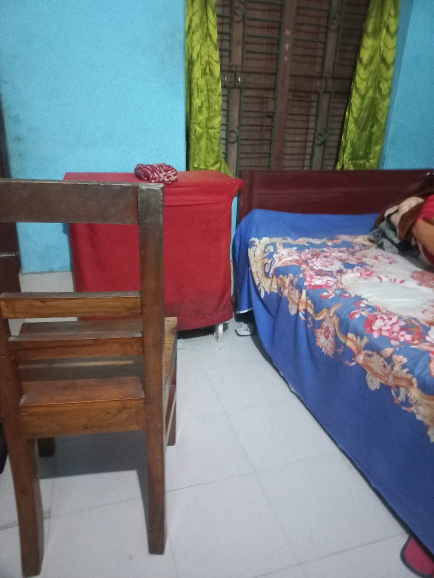
#> input picture assets/1.jpg, 867 x 1156 px (shown at 1/2 size)
$ python -i main_single.py   (imports and definitions only)   (older library calls are emulated)
#> lines starting #> are read from the running program, lines starting #| are printed output that depends on the picture
import cv2
import numpy as np
import math
import heapq
import os
import time
import tensorflow as tf

# =========================
#  FFT DENOISING FUNCTION
# =========================
# [15 lines left out: function fft_denoise, not called in this run]

# =========================
#  HISTOGRAM EQUALIZATION
# =========================
def apply_hist_eq_rgb(image_rgb):
    hsv = cv2.cvtColor(image_rgb, cv2.COLOR_RGB2HSV)
#> hsv: shape (1156, 867, 3); mean H, S, V 83.9, 91.9, 145
    h, s, v = cv2.split(hsv)
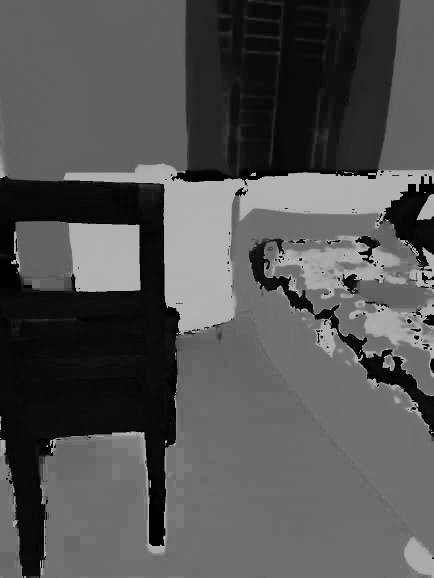
#> h: shape (1156, 867) (shown at 1/2 size); min 0, max 179, mean 83.9
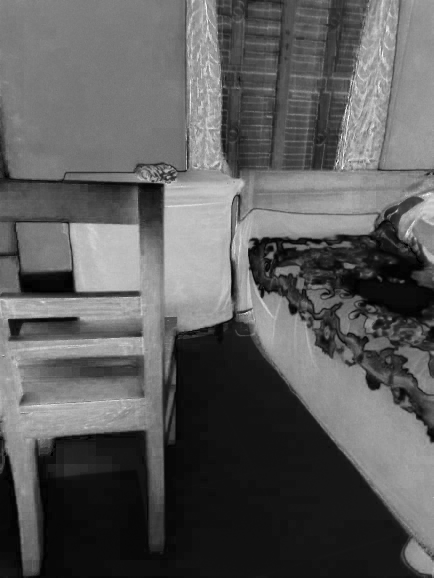
#> s: shape (1156, 867) (shown at 1/2 size); min 0, max 255, mean 91.9
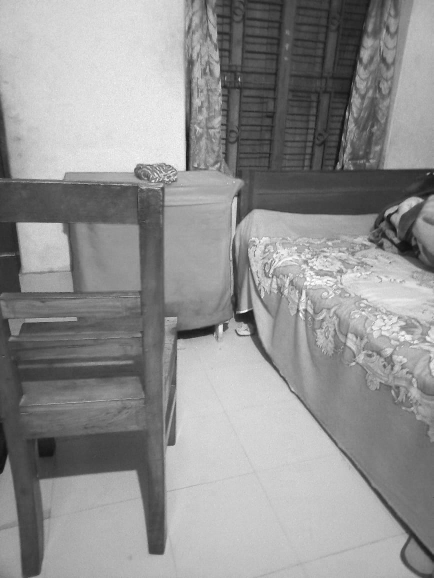
#> v: shape (1156, 867) (shown at 1/2 size); min 11, max 255, mean 145
    hist = cv2.calcHist([v], [0], None, [256], [0, 256])
#> hist = 256 values, max 9925 at index 203, min 0 at index 0, mean 3915
    cdf = hist.cumsum()
#> cdf = 256 values from 0 to 1002252
    cdf_normalized = cdf / cdf[-1]
#> cdf_normalized = 256 values from 0 to 1
    lut = np.uint8(255 * cdf_normalized)
#> lut = 256 values from 0 to 255
    v_eq = cv2.LUT(v, lut)
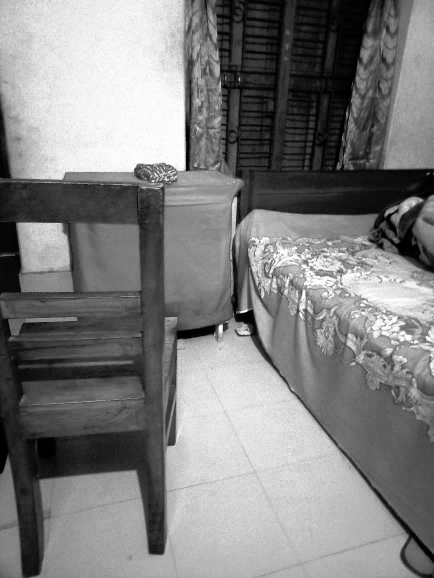
#> v_eq: shape (1156, 867) (shown at 1/2 size); min 0, max 255, mean 127.7
    hsv_eq = cv2.merge([h, s, v_eq])
#> hsv_eq: shape (1156, 867, 3); mean H, S, V 83.9, 91.9, 127.7
    return cv2.cvtColor(hsv_eq, cv2.COLOR_HSV2RGB)
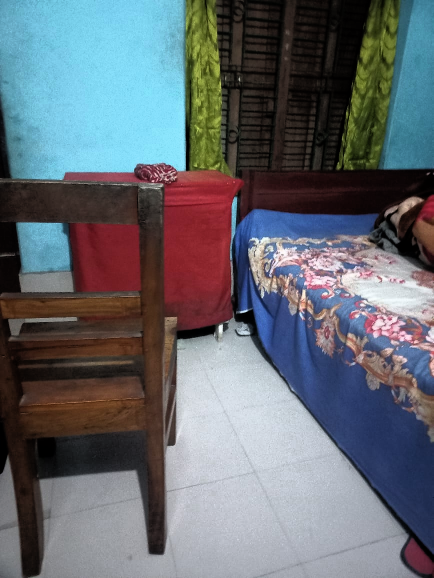
#> returned value: shape (1156, 867, 3) (shown at 1/2 size); mean R, G, B 100.6, 105.8, 112.6

# =========================
#  FAST EDGE DETECTION
# =========================
# [41 lines left out: functions local_variance_cv, robust_laplacian_edge_detector_fast, custom_canny, get_neighbors, not called in this run]

def heuristic(a, b):
    return math.sqrt((a[0]-b[0])**2 + (a[1]-b[1])**2)

# [42 lines left out: functions astar_pathfinding, slope_to_clock_if, not called in this run]

# =========================
#  LOAD & RUN MIDAS (TFLITE)
# =========================
def load_tflite_midas(model_path):
    interpreter = tf.lite.Interpreter(model_path=model_path)
    interpreter.allocate_tensors()
    return interpreter, interpreter.get_input_details(), interpreter.get_output_details()

# [8 lines left out: function run_tflite_depth, not called in this run]

# =========================
#  MAIN PIPELINE (BATCH)
# =========================
ASSET_DIR = "assets"
MODEL_PATH = "models/MiDaS-V2.tflite"
RESULT_DIR = "results"
# [3 lines not run here, left out]
model_start = time.time()
# [1 line that did not run here, left out]
model_load_time = time.time() - model_start
# [1 line not run here, left out]

summary = []
overall_start = time.time()

# [111 lines not run here, left out]

overall_time = time.time() - overall_start
# [8 lines not run here, left out]

>>> import cv2
>>> picture = cv2.cvtColor(cv2.imread('assets/1.jpg'), cv2.COLOR_BGR2RGB)
>>> result = apply_hist_eq_rgb(picture)

$ run again, on assets/14.jpg
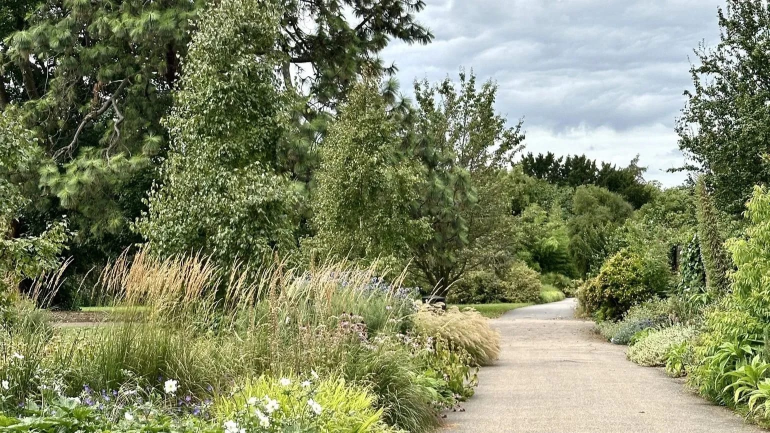
#> input picture assets/14.jpg, 1540 x 866 px (shown at 1/2 size)
#> hsv: shape (866, 1540, 3); mean H, S, V 44.7, 95.5, 138
#> in apply_hist_eq_rgb, `h, s, v = cv2.split(hsv)`:
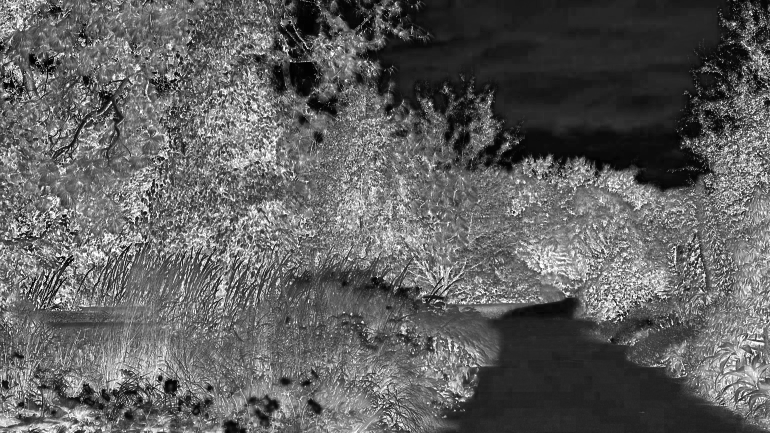
#> s: shape (866, 1540) (shown at 1/2 size); min 0, max 255, mean 95.5
#> in apply_hist_eq_rgb, `h, s, v = cv2.split(hsv)`:
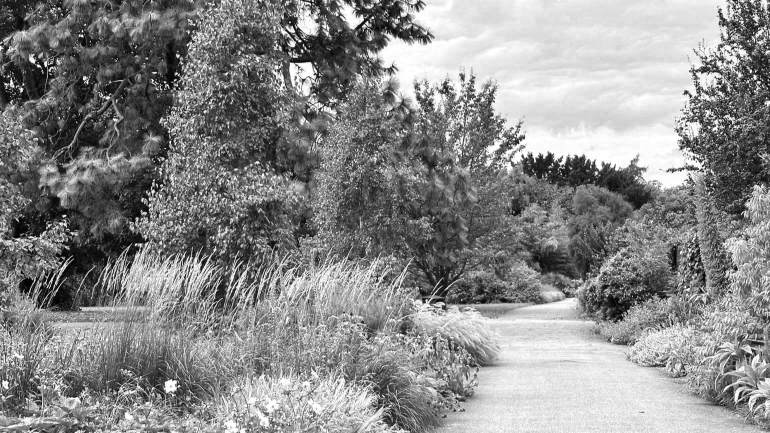
#> v: shape (866, 1540) (shown at 1/2 size); min 0, max 255, mean 138
#> hist = 256 values, max 14398 at index 255, min 51 at index 0, mean 5209.5
#> cdf = 256 values from 51 to 1333640
#> cdf_normalized = 256 values from 3.82e-05 to 1
#> lut = 256 values from 0 to 255
#> hsv_eq: shape (866, 1540, 3); mean H, S, V 44.7, 95.5, 127.6

$ run again, on assets/2.jpg
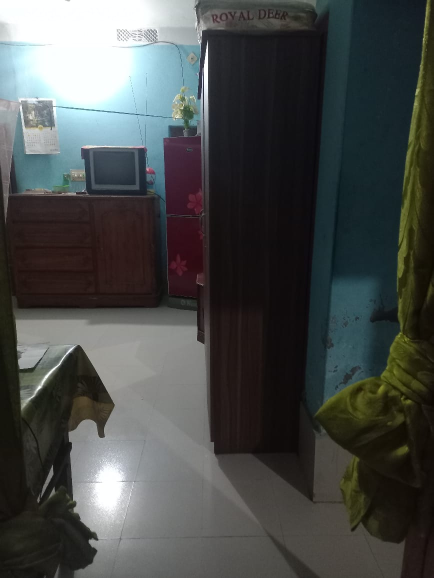
#> input picture assets/2.jpg, 867 x 1156 px (shown at 1/2 size)
#> hsv: shape (1156, 867, 3); mean H, S, V 67.8, 66.8, 80.4
#> in apply_hist_eq_rgb, `h, s, v = cv2.split(hsv)`:
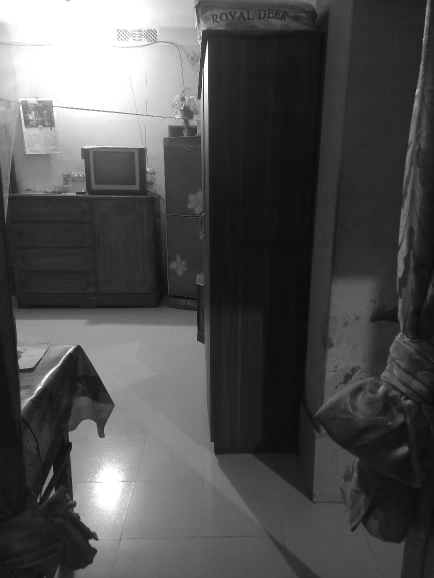
#> v: shape (1156, 867) (shown at 1/2 size); min 7, max 255, mean 80.4
#> hist = 256 values, max 49252 at index 255, min 0 at index 0, mean 3915
#> cdf = 256 values from 0 to 1002252
#> cdf_normalized = 256 values from 0 to 1
#> lut = 256 values from 0 to 255
#> hsv_eq: shape (1156, 867, 3); mean H, S, V 67.8, 66.8, 128.5
#> in apply_hist_eq_rgb, `return cv2.cvtColor(hsv_eq, cv2.COLOR_HSV2RGB)`:
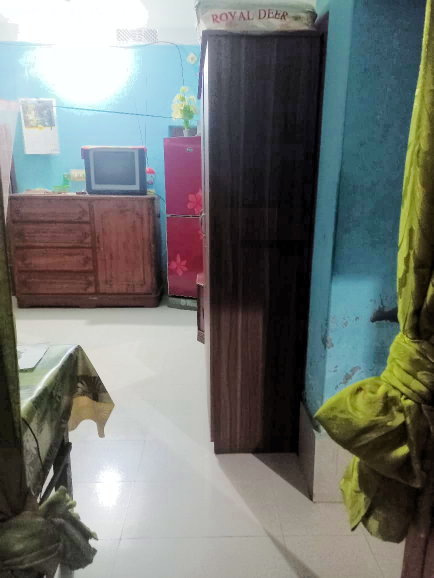
#> returned value: shape (1156, 867, 3) (shown at 1/2 size); mean R, G, B 114.6, 118.4, 114.8

$ run again, on assets/3.jpg
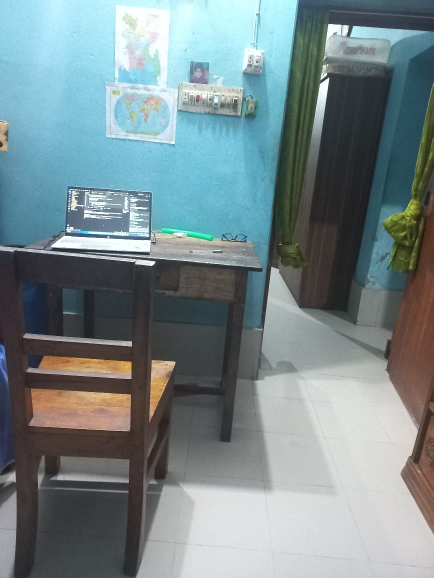
#> input picture assets/3.jpg, 867 x 1156 px (shown at 1/2 size)
#> hsv: shape (1156, 867, 3); mean H, S, V 79.2, 54.2, 145.6
#> in apply_hist_eq_rgb, `h, s, v = cv2.split(hsv)`:
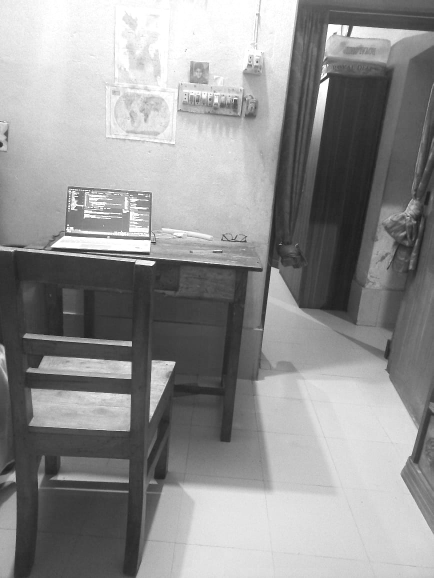
#> v: shape (1156, 867) (shown at 1/2 size); min 26, max 255, mean 145.6
#> hist = 256 values, max 23349 at index 255, min 0 at index 0, mean 3915
#> cdf = 256 values from 0 to 1002252
#> cdf_normalized = 256 values from 0 to 1
#> lut = 256 values from 0 to 255
#> hsv_eq: shape (1156, 867, 3); mean H, S, V 79.2, 54.2, 127.8
#> in apply_hist_eq_rgb, `return cv2.cvtColor(hsv_eq, cv2.COLOR_HSV2RGB)`:
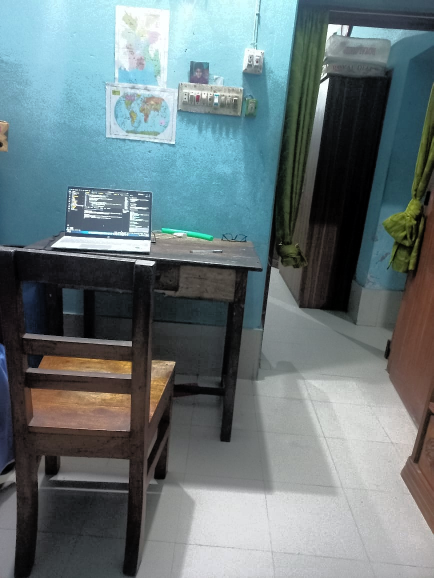
#> returned value: shape (1156, 867, 3) (shown at 1/2 size); mean R, G, B 104.9, 119.5, 122.4
